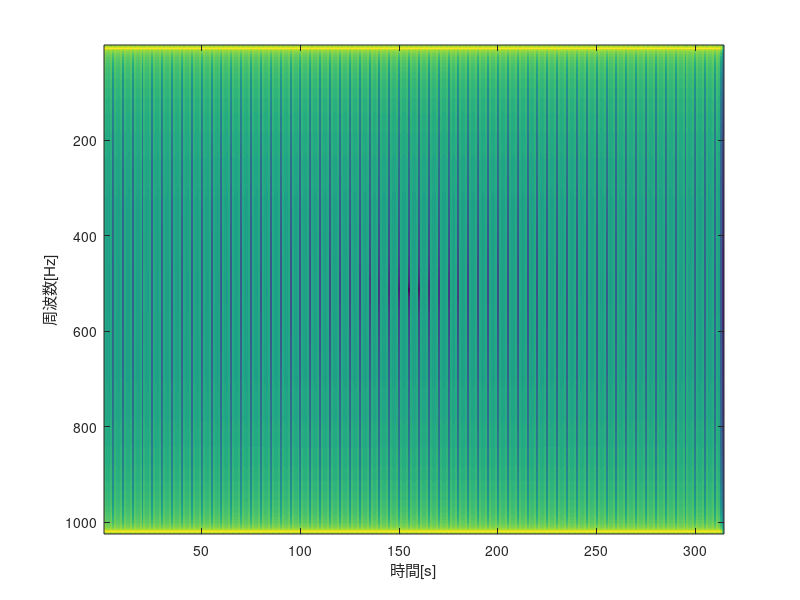

Reproduce this figure in MATLAB. (Note: this script raises an error after producing the figure.)
clear;close all;clc

Fs = 16000; %サンプリング周波数
t = linspace(0,10,10*Fs);
f = 100; %周期
tMax = max(t); %時間の最大値

SinWave = sin(2*pi*f*t); %読み込み信号

SignalLen = tMax*Fs; %信号長
n = 10;
WinLen = power(2,n); %窓長
ShiftWidth = WinLen/2; %シフト幅
C = zeros(1,ShiftWidth);%前につけるベクトル
D = zeros(1,WinLen-1);%後ろにつけるベクトル
J = ceil(SignalLen/ShiftWidth) + 1; %時間フレーム数

SinWave = [C,SinWave,D]; %作った波形

S = zeros(WinLen,J); %ゼロ行列
HannWinWidth = (0:1:WinLen-1); %ハン
HannWin = 0.5 - 0.5*cos((2*pi*HannWinWidth)/(SignalLen-1));

for j = 1:J
%%A(:,j) = SinWave((j-1)*ShiftWidth + 1 :(j-1)*ShiftWidth + WinLen); %それぞれの始点から窓長の最後までの要素
temp = SinWave((j-1)*ShiftWidth + 1 :(j-1)*ShiftWidth + WinLen);
tempWin = HannWin.*temp;
temp1 = fft(tempWin);
temp2 = (abs(temp1));
temp3 = 20*log10(temp2);
S(:,j) = temp3;
end

imagesc(S)
xlabel("時間[s]");
ylabel("周波数[Hz]");
ax = gca;
ax.YDir = 'reverse';